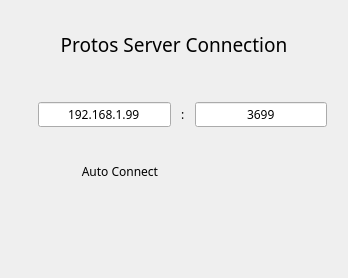
<?xml version="1.0" encoding="UTF-8"?>
<ui version="4.0">
 <class>ServerConnectionDlg</class>
 <widget class="QDialog" name="ServerConnectionDlg">
  <property name="geometry">
   <rect>
    <x>0</x>
    <y>0</y>
    <width>348</width>
    <height>278</height>
   </rect>
  </property>
  <property name="sizePolicy">
   <sizepolicy hsizetype="Fixed" vsizetype="Fixed">
    <horstretch>0</horstretch>
    <verstretch>0</verstretch>
   </sizepolicy>
  </property>
  <property name="font">
   <font>
    <family>Rubik Light</family>
   </font>
  </property>
  <property name="windowTitle">
   <string>Dialog</string>
  </property>
  <layout class="QVBoxLayout" name="verticalLayout">
   <property name="spacing">
    <number>25</number>
   </property>
   <item>
    <widget class="QLabel" name="label">
     <property name="font">
      <font>
       <family>Rubik ExtraBold</family>
       <pointsize>14</pointsize>
      </font>
     </property>
     <property name="text">
      <string>Protos Server Connection</string>
     </property>
     <property name="alignment">
      <set>Qt::AlignCenter</set>
     </property>
    </widget>
   </item>
   <item>
    <layout class="QHBoxLayout" name="horizontalLayout_2">
     <property name="spacing">
      <number>10</number>
     </property>
     <property name="leftMargin">
      <number>10</number>
     </property>
     <property name="rightMargin">
      <number>10</number>
     </property>
     <item>
      <widget class="QLabel" name="label_3">
       <property name="text">
        <string/>
       </property>
      </widget>
     </item>
     <item>
      <widget class="QLineEdit" name="ip_lineEdit">
       <property name="text">
        <string>192.168.1.99</string>
       </property>
       <property name="alignment">
        <set>Qt::AlignCenter</set>
       </property>
       <property name="placeholderText">
        <string>Ip</string>
       </property>
      </widget>
     </item>
     <item>
      <widget class="QLabel" name="label_2">
       <property name="font">
        <font>
         <family>Rubik ExtraBold</family>
        </font>
       </property>
       <property name="text">
        <string>:</string>
       </property>
      </widget>
     </item>
     <item>
      <widget class="QLineEdit" name="port_lineEdit">
       <property name="text">
        <string>3699</string>
       </property>
       <property name="alignment">
        <set>Qt::AlignCenter</set>
       </property>
       <property name="placeholderText">
        <string>port</string>
       </property>
      </widget>
     </item>
    </layout>
   </item>
   <item>
    <layout class="QHBoxLayout" name="horizontalLayout_3">
     <property name="spacing">
      <number>10</number>
     </property>
     <property name="leftMargin">
      <number>10</number>
     </property>
     <property name="rightMargin">
      <number>10</number>
     </property>
     <item>
      <widget class="QLabel" name="label_4">
       <property name="sizePolicy">
        <sizepolicy hsizetype="Fixed" vsizetype="Fixed">
         <horstretch>0</horstretch>
         <verstretch>0</verstretch>
        </sizepolicy>
       </property>
       <property name="text">
        <string>Auto Connect</string>
       </property>
       <property name="alignment">
        <set>Qt::AlignRight|Qt::AlignTrailing|Qt::AlignVCenter</set>
       </property>
      </widget>
     </item>
     <item>
      <widget class="QPushButton" name="autoConnect_pushButton">
       <property name="minimumSize">
        <size>
         <width>40</width>
         <height>40</height>
        </size>
       </property>
       <property name="maximumSize">
        <size>
         <width>40</width>
         <height>40</height>
        </size>
       </property>
       <property name="text">
        <string/>
       </property>
       <property name="icon">
        <iconset resource="../Resources/files.qrc">
         <normaloff>:/icons/toggle_off.svg</normaloff>
         <normalon>:/icons/toggle_on.svg</normalon>:/icons/toggle_off.svg</iconset>
       </property>
       <property name="iconSize">
        <size>
         <width>40</width>
         <height>40</height>
        </size>
       </property>
       <property name="checkable">
        <bool>false</bool>
       </property>
       <property name="flat">
        <bool>true</bool>
       </property>
      </widget>
     </item>
    </layout>
   </item>
   <item>
    <layout class="QHBoxLayout" name="horizontalLayout">
     <item>
      <widget class="QPushButton" name="connect_pushButton">
       <property name="minimumSize">
        <size>
         <width>50</width>
         <height>50</height>
        </size>
       </property>
       <property name="maximumSize">
        <size>
         <width>50</width>
         <height>50</height>
        </size>
       </property>
       <property name="text">
        <string/>
       </property>
       <property name="icon">
        <iconset resource="../Resources/files.qrc">
         <normaloff>:/icons/disconnect.svg</normaloff>
         <normalon>:/icons/connected.svg</normalon>:/icons/disconnect.svg</iconset>
       </property>
       <property name="iconSize">
        <size>
         <width>50</width>
         <height>50</height>
        </size>
       </property>
       <property name="checkable">
        <bool>false</bool>
       </property>
       <property name="flat">
        <bool>true</bool>
       </property>
      </widget>
     </item>
    </layout>
   </item>
  </layout>
 </widget>
 <resources>
  <include location="../Resources/files.qrc"/>
 </resources>
 <connections/>
</ui>
